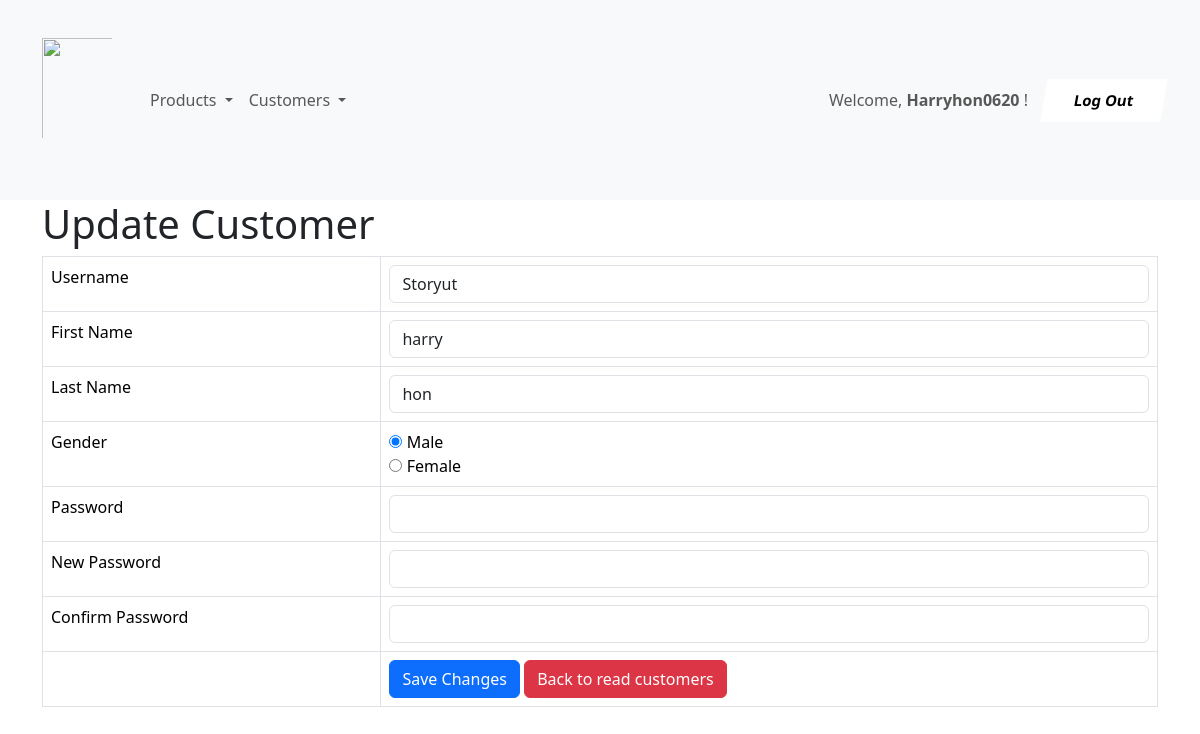
Page /shop/customer_update.php?userid=3 (signed in) on the earlier database version.
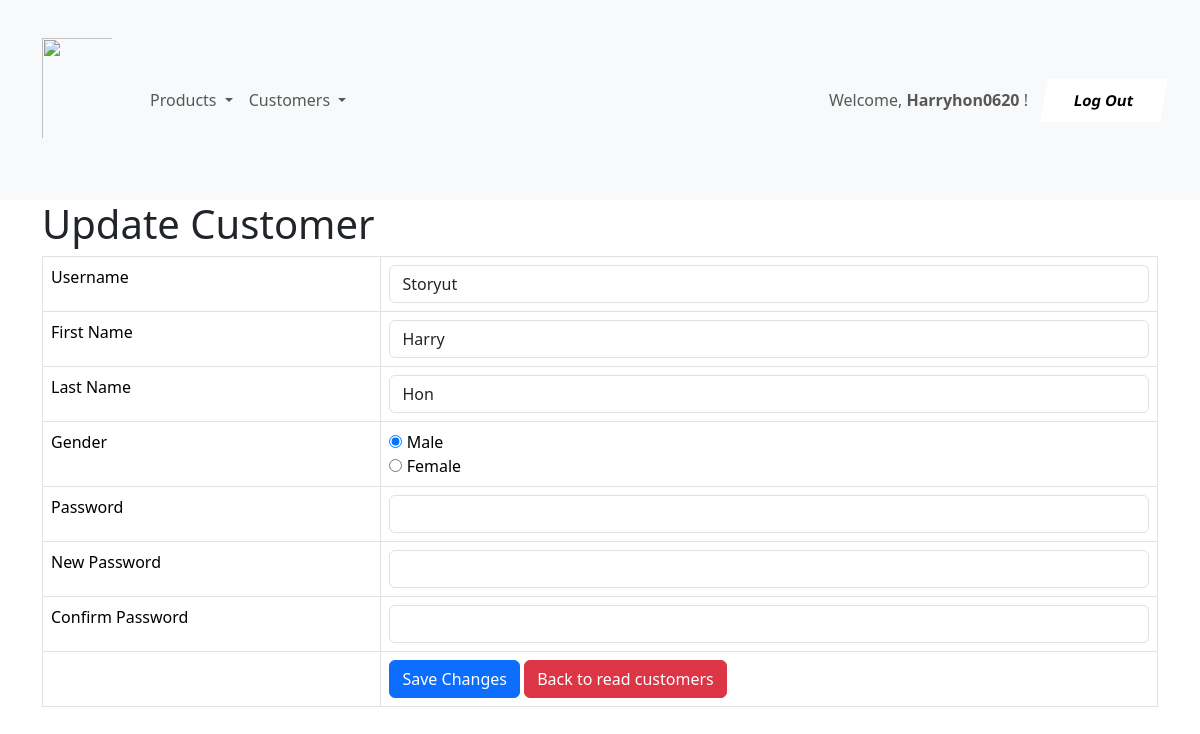
Same page on the later database version.
### tables this page shows
CREATE TABLE IF NOT EXISTS `customers` (
  `user_id` int NOT NULL AUTO_INCREMENT,
  `username` varchar(128) NOT NULL,
  `email` varchar(128) NOT NULL,
  `password` varchar(128) NOT NULL,
  `first_name` text NOT NULL,
  `last_name` text NOT NULL,
  `gender` text NOT NULL,
  `date_of_birth` date NOT NULL,
  `registration_time` timestamp NOT NULL DEFAULT CURRENT_TIMESTAMP,
  `account_status` tinyint(1) NOT NULL DEFAULT '1',
  PRIMARY KEY (`user_id`),
  UNIQUE KEY `email` (`email`),
  UNIQUE KEY `username` (`username`)
);

### shop/customer_update.php (the view, shortened to what this page needs)
<!DOCTYPE HTML>
<?php
include 'menu.php';
?>
<html>
<head>
    <link href="https://cdn.jsdelivr.net/npm/bootstrap@5.3.3/dist/css/bootstrap.min.css" rel="stylesheet">
</head>
<body>
    <div class="container">
        <div class="page-header">
            <h1>Update Customer</h1>
            <?php
            $userid = isset($_GET['userid']) ? $_GET['userid'] : die('ERROR: Record Username not found.');
            include 'config/database.php';
            try {
                $query = "SELECT user_id, username, password, first_name, last_name, gender FROM customers WHERE user_id = ? LIMIT 0,1";
                $stmt = $con->prepare($query);
                $stmt->bindParam(1, $userid);
                $stmt->execute();
                $row = $stmt->fetch(PDO::FETCH_ASSOC);
                $fetched_name = $row['username'];
                $first_name = $row['first_name'];
                $last_name = $row['last_name'];
                $fetched_gender = $row['gender'];
            } catch (PDOException $exception) {
                die('ERROR: ' . $exception->getMessage());
            }
            ?>
            <form action="<?php echo htmlspecialchars($_SERVER["PHP_SELF"] . "?userid={$userid}"); ?>" method="post">
                <table class='table table-hover table-responsive table-bordered'>
                    <tr>
                        <td>Username</td>
                        <td><input type='text' name='nameUser'
                                value="<?php echo htmlspecialchars($fetched_name, ENT_QUOTES) ?>"
                                class='form-control' />
                        </td>
                    </tr>
                    <tr>
                        <td>First Name</td>
                        <td><input type='text' name='firstname'
                                value="<?php echo htmlspecialchars($first_name, ENT_QUOTES) ?>" class='form-control' />
                        </td>
                    </tr>
                    <tr>
                        <td>Last Name</td>
                        <td><input type='text' name='lastname'
                                value="<?php echo htmlspecialchars($last_name, ENT_QUOTES) ?>" class='form-control' />
                        </td>
                    </tr>
                    <tr>
                        <td>Gender</td>
                        <td>
                            <input type='radio' id='male' name='gender' value='male' <?php echo ($fetched_gender == 'male') ? 'checked' : ''; ?> />
                            <label for="male">Male</label><br>
                            <input type='radio' id='female' name='gender' value='female' <?php echo ($fetched_gender == 'female') ? 'checked' : ''; ?> />
                            <label for="female">Female</label>
                        </td>
                    </tr>
                    <tr>
                        <td>Password</td>
                        <td><input type="password" name='password' class='form-control'></input>
                        </td>
                    </tr>
                    <tr>
                        <td>New Password</td>
                        <td><input type="password" name='new_password' class='form-control'></input>
                        </td>
                    </tr>
                    <tr>
                        <td>Confirm Password</td>
                        <td><input type="password" name='confirm_password' class='form-control'></input>
                        </td>
                    </tr>
                    <tr>
                        <td></td>
                        <td>
                            <input type='submit' value='Save Changes' class='btn btn-primary' />
                            <a href='customer_listing.php' class='btn btn-danger'>Back to read customers</a>
                        </td>
                    </tr>
                </table>
            </form>
        </div>
    </div>
</body>
</html>

Differences in the rows shown:
changed customers "Storyut": firstname "harry" → "Harry"; lastname "hon" → "Hon"
